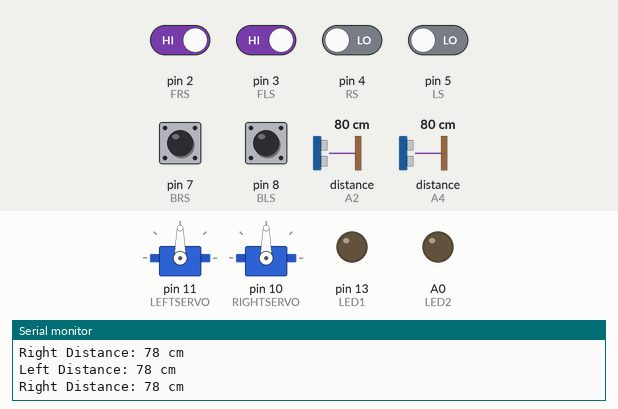
This sketch was run on a simulated Arduino Uno, built with avr-gcc and run on an emulated ATmega328P. On the bench: 2 × servo, output pins drawn as LEDs (lit = HIGH), the last lines printed to the serial monitor. Wiring (inferred from the names in the program): 2 × ultrasonic range finder: trigger A1, echo A2 / trigger A3, echo A4. The test bench sets the inputs (shaded band); at power-on: pin 2 (FRS), pin 3 (FLS), pin 7 (BRS), pin 8 (BLS) HIGH, pin 4 (RS), pin 5 (LS) LOW, distance to the obstacle (sensors on A2, A4) 80 cm. The echo pulse lasts 58.3 µs per cm; pins used as bus, display or sensor lines are not drawn.

Above: at 1.2 s.
1.3 s: pin 2 (FRS) driven LOW
At 1.7 s:
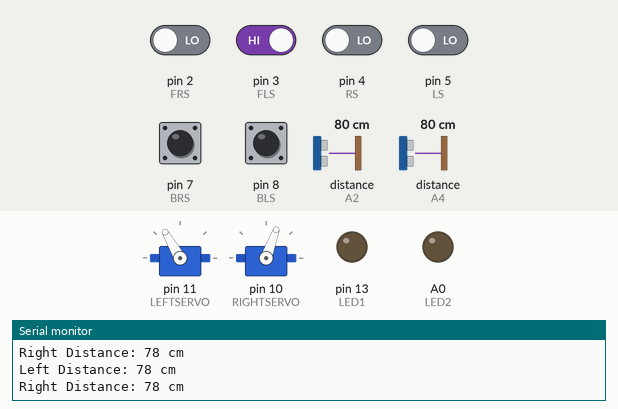
2.8 s: pin 4 (RS) driven HIGH
At 3.7 s:
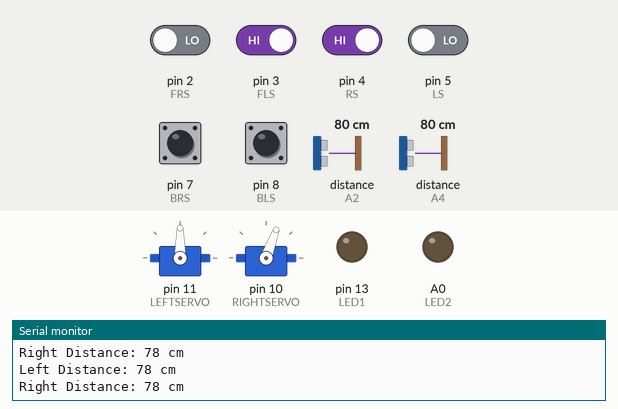
5.8 s: pin 2 (FRS) driven HIGH
At 7.0 s:
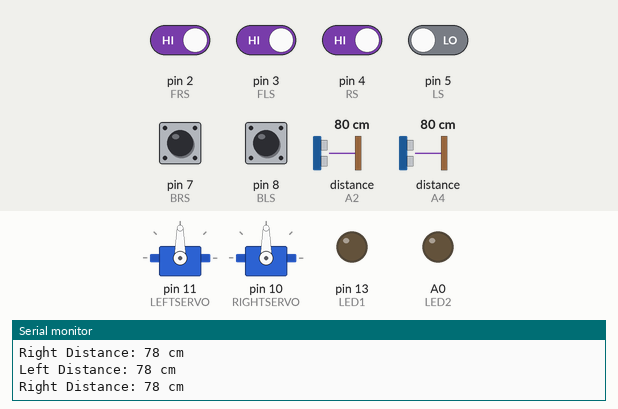
7.3 s: pin 3 (FLS) driven LOW
At 8.3 s:
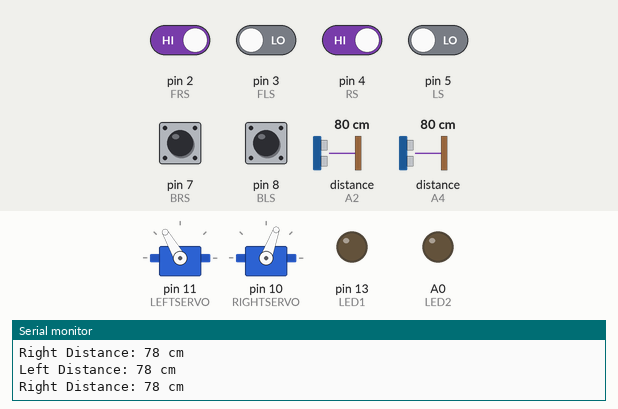
10.3 s: pin 3 (FLS) driven HIGH
At 11.2 s:
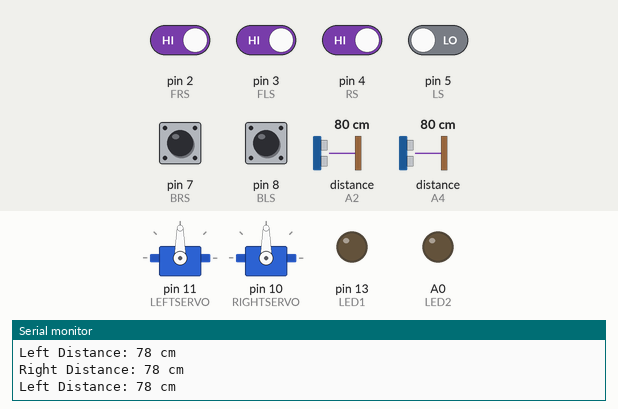
11.8 s: pin 3 (FLS) driven LOW
At 12.5 s:
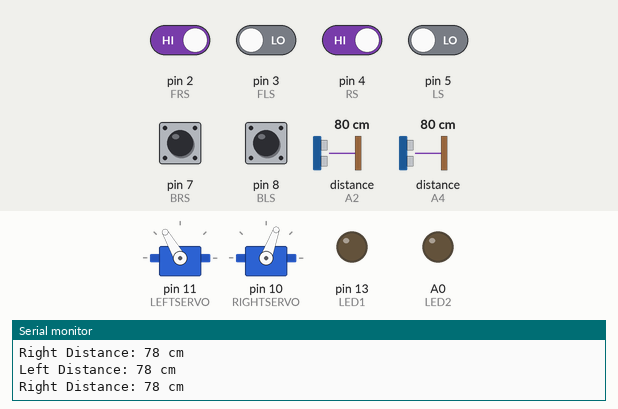
Timing chart, 0 to 62.3 s (numbered marks = the images above; inputs shaded):
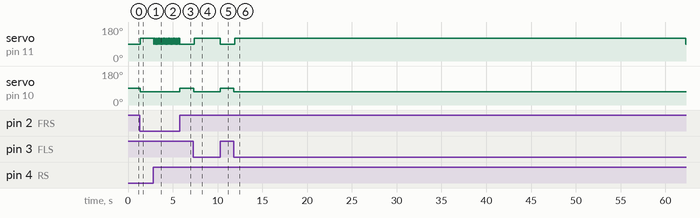

The sketch:

FinalRobotTest2.ino
```cpp
#include <Servo.h>

// For Servos
Servo LEFTSERVO;  // Gives the servos different names
Servo RIGHTSERVO;

int LSet=90, RSet=90;  // designates servo center value or balance point using a variable
int LForward=30, RForward=-20;

int FRS=2, FLS=3, RS=4, LS=5, BRS=7, BLS=8;
int VFRS, VFLS, VRS, VLS, VBRS, VBLS;
int LED1=13, LED2=A0;
int LTrig=A1, LEcho=A2, RTrig=A3, REcho=A4;

long LeftDuration, RightDuration;
int LeftDistance, RightDistance;

void setup() {
  // put your setup code here, to run once:
  Serial.begin(9600);

  pinMode(11,OUTPUT);   // leftservo - establishes pin 2 as output
  pinMode(10,OUTPUT);    // rightservo - establishes pin 3 as output
  LEFTSERVO.attach(11);  // tell the Arduino which servo belongs to each pin
  RIGHTSERVO.attach(10);

  pinMode(FRS,INPUT);  // tells Arduino that we will be listening to input of the Switch pin
  pinMode(FLS,INPUT);
  pinMode(RS,INPUT);
  pinMode(LS,INPUT);
  pinMode(BRS,INPUT);
  pinMode(BLS,INPUT);

  pinMode(LED1,OUTPUT);
  pinMode(LED2,OUTPUT);

  pinMode(LTrig,OUTPUT);
  pinMode(RTrig,OUTPUT);
  pinMode(LEcho,INPUT);
  pinMode(REcho,INPUT);

}


// &&&&&&&&&&&&&&&&&&&&&&& Functions &&&&&&&&&&&&&&&&&&&&&&&&&&&&&&&
int SwitchRead(){
  VFRS=digitalRead(FRS);
  VFLS=digitalRead(FLS);
  VRS=digitalRead(RS);
  VLS=digitalRead(LS);
  VBRS=digitalRead(BRS);
  VBLS=digitalRead(BLS);
}

// ***********

int Forward(){
  SwitchRead();
  while((VFRS!=HIGH)||(VFLS!=HIGH)){
    LEFTSERVO.write(LSet+LForward);
    RIGHTSERVO.write(RSet+RForward);
    SwitchRead();

    if(VLS==HIGH){
      LEFTSERVO.write(LSet+LForward);
      RIGHTSERVO.write(RSet);
    }
     if(VRS==HIGH){
      LEFTSERVO.write(LSet);
      RIGHTSERVO.write(RSet+RForward);
    }
  }
  LEFTSERVO.write(LSet);
  RIGHTSERVO.write(RSet);
}

// **************

int Still(){
  LEFTSERVO.write(LSet);
  RIGHTSERVO.write(RSet);
  delay(2000);
}

// **************

int TurnRight(){
  SwitchRead();
  while((VBRS!=HIGH)||(VBLS!=HIGH)){
    LEFTSERVO.write(LSet);
    RIGHTSERVO.write(RSet-RForward);
    delay(500);
    LEFTSERVO.write(LSet-LForward);
    RIGHTSERVO.write(RSet-RForward);
    delay(500);
    SwitchRead();
  }
}

// ***************

int TurnLeft(){
  SwitchRead();
  while((VBRS!=HIGH)||(VBLS!=HIGH)){
    LEFTSERVO.write(LSet-LForward);
    RIGHTSERVO.write(RSet);
    delay(500);
    LEFTSERVO.write(LSet-LForward);
    RIGHTSERVO.write(RSet-RForward);
    delay(500);
    SwitchRead();
  }
}

// ****************

int DetectLeftSensor(){
  digitalWrite(LTrig, LOW);
  delayMicroseconds(2);
  digitalWrite(LTrig, HIGH);
  delayMicroseconds(10);
  digitalWrite(LTrig, LOW);
  LeftDuration = pulseIn(LEcho, HIGH);
  LeftDistance = LeftDuration * 0.034 / 2; // Speed of sound wave divided by 2 (go and back)
  Serial.print("Left Distance: ");
  Serial.print(LeftDistance);
  Serial.println(" cm");
}

// *******************

int DetectRightSensor(){
  digitalWrite(RTrig, LOW);
  delayMicroseconds(2);
  digitalWrite(RTrig, HIGH);
  delayMicroseconds(10);
  digitalWrite(RTrig, LOW);
  RightDuration = pulseIn(REcho, HIGH);
  RightDistance = RightDuration * 0.034 / 2; // Speed of sound wave divided by 2 (go and back)
  Serial.print("Right Distance: ");
  Serial.print(RightDistance);
  Serial.println(" cm");
}

// &&&&&&&&&&&&&&&&&&&&&&&&&&&&&&&&&&&&&&&&&&&&&&&&&&&&&&&&&&&&&&&&&&&&&&&&

void loop() {
  // put your main code here, to run repeatedly:


Forward();

DetectLeftSensor();
DetectRightSensor();

if(RightDistance>LeftDistance){
  TurnRight();
}
if(LeftDistance>RightDistance){
  TurnLeft();
}

}
```

Measured:
- after the input at 1.3 s, servo on pin 11 (LEFTSERVO): 90° → 120° at once; servo on pin 10 (RIGHTSERVO): 90° → 70° at once
- after the input at 2.8 s, servo on pin 11 (LEFTSERVO): alternates 120° for 0.04 s and 90° for 0.04 s, starting after 0.08 s
- after the input at 5.8 s, servo on pin 11 (LEFTSERVO): stops changing and stays 90°; servo on pin 10 (RIGHTSERVO): 70° → 90° at once
- after the input at 7.3 s, servo on pin 11 (LEFTSERVO): 90° → 120° after 0.11 s, → 90° 2.9 s later; servo on pin 10 (RIGHTSERVO): 90° → 70° at once
- after the input at 10.3 s, servo on pin 10 (RIGHTSERVO): 70° → 90° at once
- after the input at 11.8 s, servo on pin 11 (LEFTSERVO): 90° → 120° after 0.11 s, → 90° 50.4 s later; servo on pin 10 (RIGHTSERVO): 90° → 70° at once
